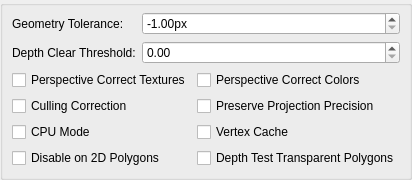
     <widget class="QWidget" name="pgxpTab">
      <attribute name="title">
       <string>PGXP</string>
      </attribute>
      <layout class="QVBoxLayout" name="verticalLayout_5">
       <property name="leftMargin">
        <number>0</number>
       </property>
       <property name="topMargin">
        <number>0</number>
       </property>
       <property name="rightMargin">
        <number>0</number>
       </property>
       <property name="bottomMargin">
        <number>0</number>
       </property>
       <item>
        <widget class="QGroupBox" name="groupBox_7">
         <property name="title">
          <string/>
         </property>
         <layout class="QGridLayout" name="gridLayout_13" columnstretch="0,1">
          <property name="topMargin">
           <number>6</number>
          </property>
          <item row="0" column="0">
           <widget class="QLabel" name="pgxpGeometryToleranceLabel">
            <property name="text">
             <string>Geometry Tolerance:</string>
            </property>
           </widget>
          </item>
          <item row="0" column="1">
           <widget class="QDoubleSpinBox" name="pgxpGeometryTolerance">
            <property name="prefix">
             <string/>
            </property>
            <property name="suffix">
             <string>px</string>
            </property>
            <property name="minimum">
             <double>-1.000000000000000</double>
            </property>
            <property name="maximum">
             <double>100.000000000000000</double>
            </property>
            <property name="singleStep">
             <double>0.250000000000000</double>
            </property>
            <property name="value">
             <double>-1.000000000000000</double>
            </property>
           </widget>
          </item>
          <item row="1" column="0">
           <widget class="QLabel" name="pgxpDepthClearThresholdLabel">
            <property name="text">
             <string>Depth Clear Threshold:</string>
            </property>
           </widget>
          </item>
          <item row="1" column="1">
           <widget class="QDoubleSpinBox" name="pgxpDepthClearThreshold">
            <property name="maximum">
             <double>65536.000000000000000</double>
            </property>
           </widget>
          </item>
          <item row="2" column="0" colspan="2">
           <layout class="QGridLayout" name="gridLayout">
            <item row="0" column="0">
             <widget class="QCheckBox" name="pgxpTextureCorrection">
              <property name="text">
               <string>Perspective Correct Textures</string>
              </property>
             </widget>
            </item>
            <item row="0" column="1">
             <widget class="QCheckBox" name="pgxpColorCorrection">
              <property name="text">
               <string>Perspective Correct Colors</string>
              </property>
             </widget>
            </item>
            <item row="1" column="0">
             <widget class="QCheckBox" name="pgxpCulling">
              <property name="text">
               <string>Culling Correction</string>
              </property>
             </widget>
            </item>
            <item row="1" column="1">
             <widget class="QCheckBox" name="pgxpPreserveProjPrecision">
              <property name="text">
               <string>Preserve Projection Precision</string>
              </property>
             </widget>
            </item>
            <item row="2" column="0">
             <widget class="QCheckBox" name="pgxpCPU">
              <property name="text">
               <string>CPU Mode</string>
              </property>
             </widget>
            </item>
            <item row="2" column="1">
             <widget class="QCheckBox" name="pgxpVertexCache">
              <property name="text">
               <string>Vertex Cache</string>
              </property>
             </widget>
            </item>
            <item row="3" column="0">
             <widget class="QCheckBox" name="pgxpDisableOn2DPolygons">
              <property name="text">
               <string>Disable on 2D Polygons</string>
              </property>
             </widget>
            </item>
            <item row="3" column="1">
             <widget class="QCheckBox" name="pgxpTransparentDepthTest">
              <property name="text">
               <string>Depth Test Transparent Polygons</string>
              </property>
             </widget>
            </item>
           </layout>
          </item>
         </layout>
        </widget>
       </item>
       <item>
        <spacer name="verticalSpacer_4">
         <property name="orientation">
          <enum>Qt::Orientation::Vertical</enum>
         </property>
         <property name="sizeHint" stdset="0">
          <size>
           <width>20</width>
           <height>0</height>
          </size>
         </property>
        </spacer>
       </item>
      </layout>
     </widget>
